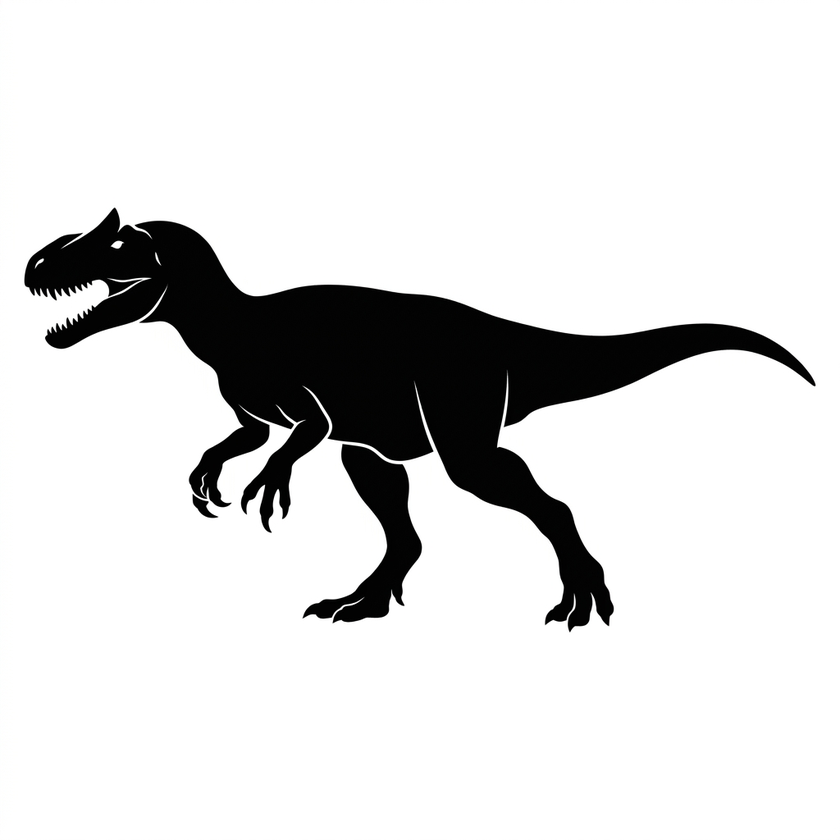
#> input picture scratch/temp_silhouettes/allosaurus.png, 840 x 840 px, shrunk from 1024 x 1024 before the run
$ python crop_to_3_1.py temp_silhouettes/allosaurus.png temp_silhouettes/ankylosaurus.png
#> lines starting #> are read from the running program, lines starting #| are printed output that depends on the picture
import sys
from PIL import Image

def crop_3_1(img_path, out_path):
#> called with img_path = 'temp_silhouettes/allosaurus.png', out_path = 'temp_silhouettes/ankylosaurus.png'
    img = Image.open(img_path)
#> img is the input picture: PIL image 840x840 RGB; mean R, G, B 220.7, 220.7, 220.7
    w, h = img.size
#> w = 840; h = 840

    target_h = w // 3
#> target_h = 280
    if target_h > h:
        target_h = h
        target_w = h * 3
    else:
        target_w = w
#> target_w = 840

    left = (w - target_w) / 2
#> left = 0
    top = (h - target_h) / 2
#> top = 280
    right = (w + target_w) / 2
#> right = 840
    bottom = (h + target_h) / 2
#> bottom = 560

    img.crop((left, top, right, bottom)).save(out_path)
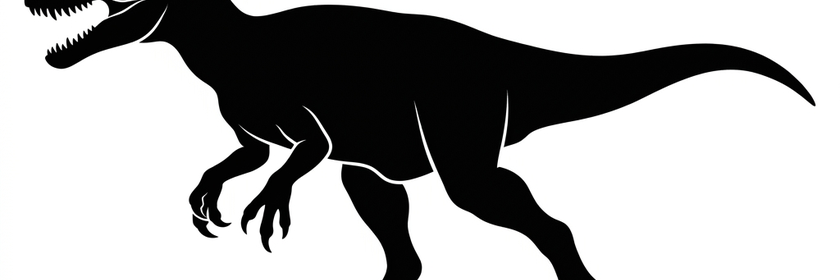
#> saved as ankylosaurus.png: PIL image 840x280 RGB; mean R, G, B 168.6, 168.7, 168.6

if __name__ == "__main__":
    crop_3_1(sys.argv[1], sys.argv[2])

$ run again, on scratch/temp_silhouettes/brachiosaurus.png
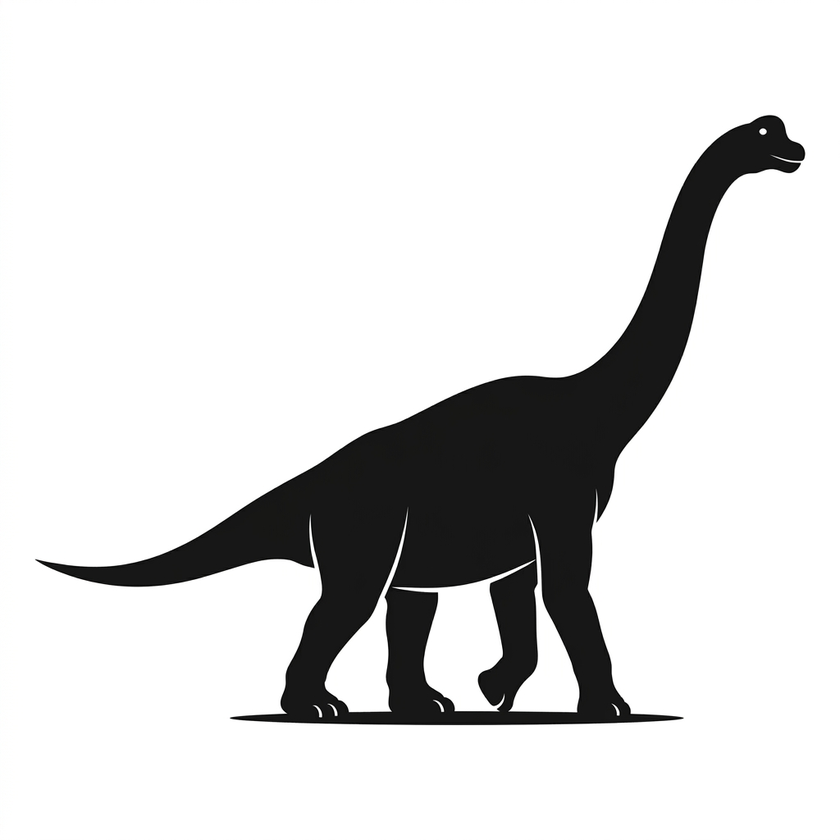
#> input picture scratch/temp_silhouettes/brachiosaurus.png, 840 x 840 px, shrunk from 1024 x 1024 before the run
#> in crop_3_1, img is the input picture: PIL image 840x840 RGB; mean R, G, B 218.9, 218.9, 218.9
#> in crop_3_1, `img.crop((left, top, right, bottom)).save(out_path)`:
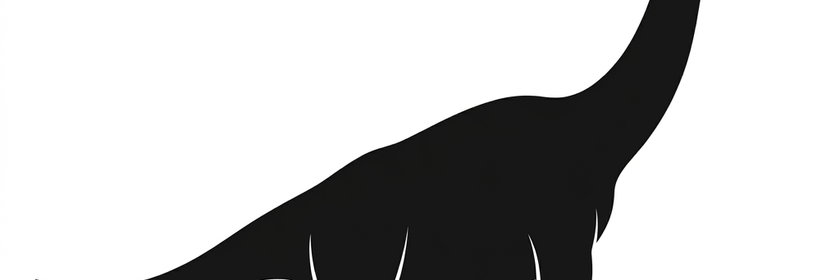
#> saved as brachiosaurus.png: PIL image 840x280 RGB; mean R, G, B 193.1, 193.1, 193

$ run again, on scratch/temp_silhouettes/iguanodon.png
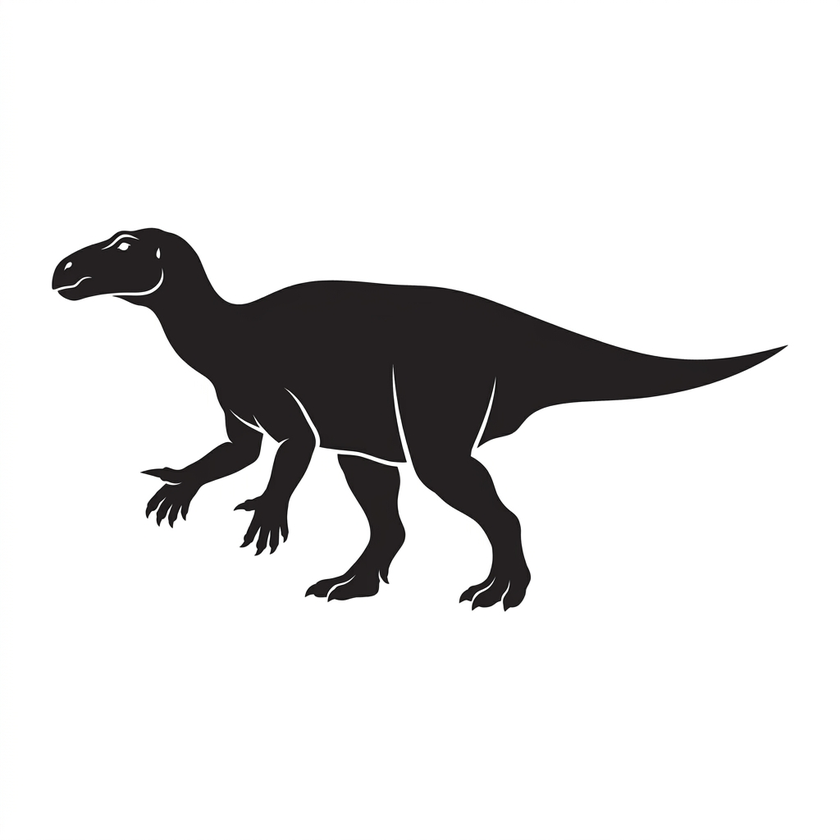
#> input picture scratch/temp_silhouettes/iguanodon.png, 840 x 840 px, shrunk from 1024 x 1024 before the run
#> in crop_3_1, img is the input picture: PIL image 840x840 RGB; mean R, G, B 226.4, 225.9, 226
#> in crop_3_1, `img.crop((left, top, right, bottom)).save(out_path)`:
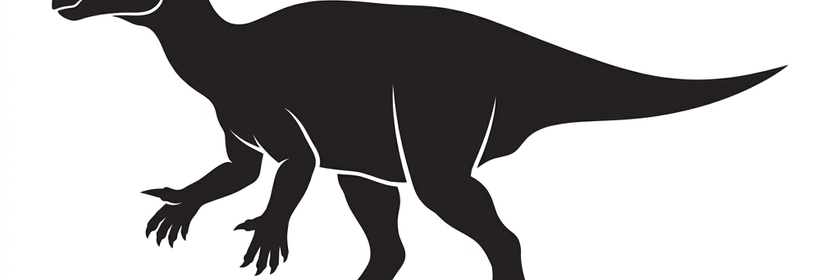
#> saved as iguanodon.png: PIL image 840x280 RGB; mean R, G, B 178.3, 177, 177.3

$ run again, on scratch/temp_silhouettes/mosasaurus.png
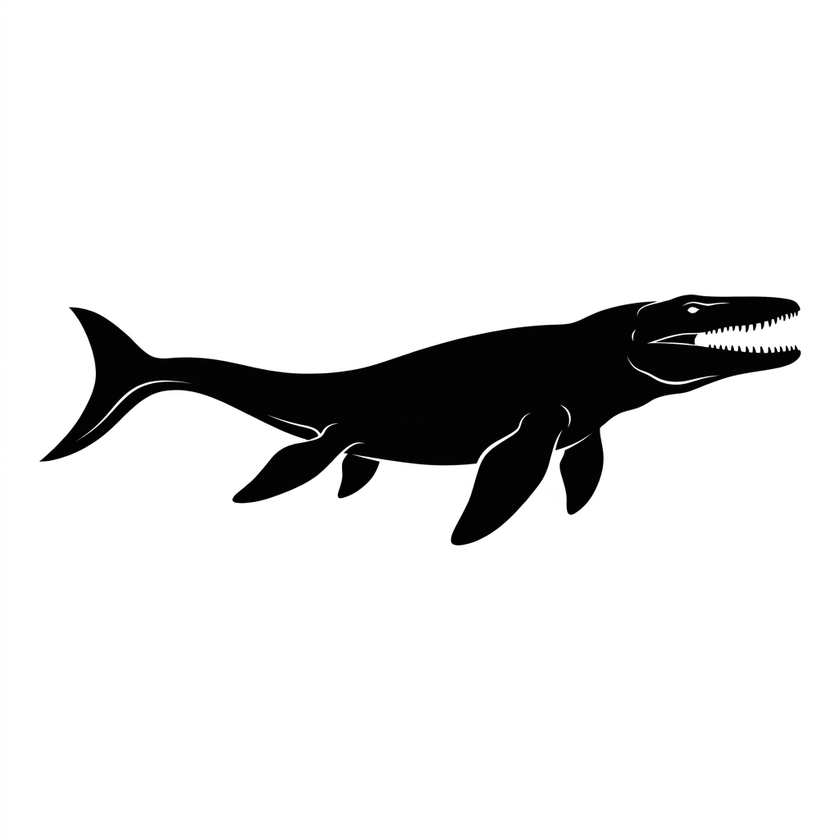
#> input picture scratch/temp_silhouettes/mosasaurus.png, 840 x 840 px, shrunk from 1024 x 1024 before the run
#> in crop_3_1, img is the input picture: PIL image 840x840 RGB; mean R, G, B 229.3, 229.3, 229.3
#> in crop_3_1, `img.crop((left, top, right, bottom)).save(out_path)`:
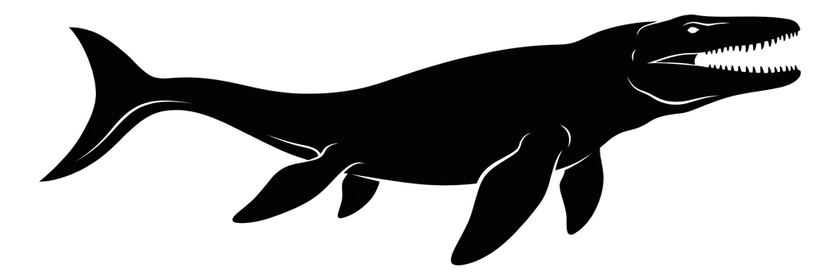
#> saved as mosasaurus.png: PIL image 840x280 RGB; mean R, G, B 177.9, 177.9, 177.9
